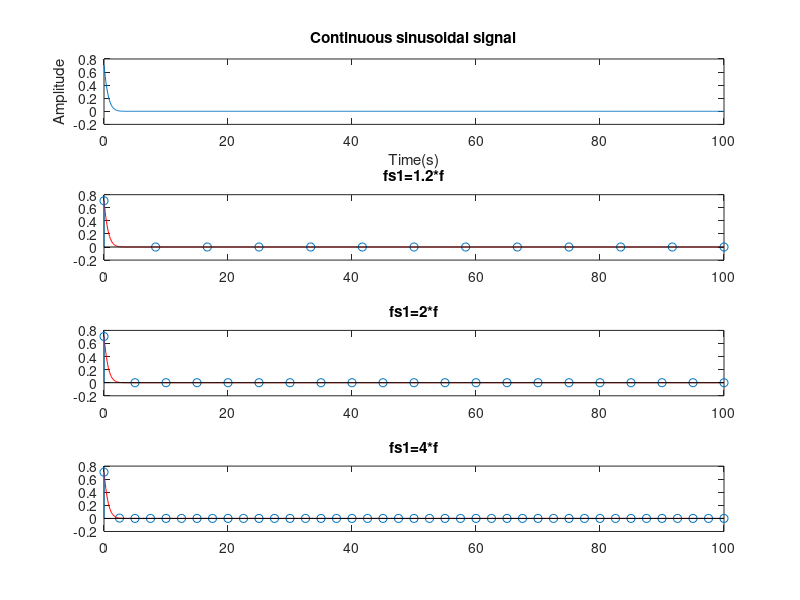

Reproduce this figure in MATLAB.
f=0.1; %Frequency of sinusoid
t=0:f:100; %time index
a=2
x=exp(-a*t).*sin(2*pi*f*t+pi/4);
subplot(4,1,1)
plot(t,x)
title('Continuous sinusoidal signal');
xlabel('Time(s)');
ylabel('Amplitude');

fs1=1.2*f; %30kHz sampling rate
t1=0:1/fs1:100; %time index
x1=exp(-a*t1).*sin(2*pi*f*t1+pi/4);

fs2=2*f; %50kHz sampling rate
t2=0:1/fs2:100; %time index
x2=exp(-a*t2).*sin(2*pi*f*t2+pi/4);
 
fs3=4*f; %50kHz sampling rate
t3=0:1/fs3:100; %time index
x3=exp(-a*t3).*sin(2*pi*f*t3+pi/4);
 
subplot(4,1,2);
plot(t,x,'-r');
hold on;
stem(t1,x1);
title('fs1=1.2*f')

subplot(4,1,3);
plot(t,x,'-r');
hold on;
stem(t2,x2);
title('fs1=2*f')

subplot(4,1,4);
plot(t,x,'-r');
hold on;
stem(t3,x3);
title('fs1=4*f')